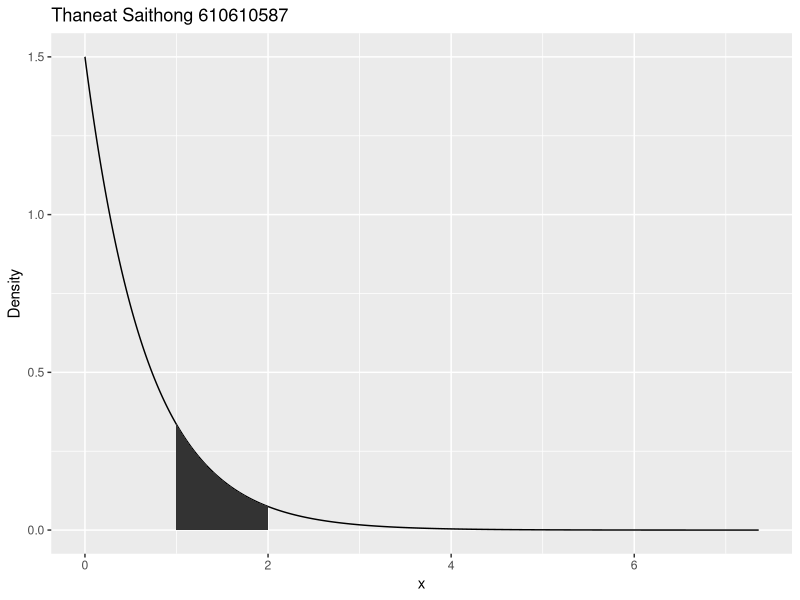

Reproduce this figure in R.
## ---- chunk 1
knitr::opts_chunk$set(echo = TRUE)
## ---- chunk 2
library(ggplot2)
## ---- chunk 3
set.seed(123)
## ---- chunk 4
randExp <- rexp(30000, rate = 1.5)
randDensity <- dexp(randExp, 1.5)
plt <- ggplot(data.frame(x = randExp, y = randDensity)) + aes(x = x, y = y) +
  geom_line() + labs(x = "x", y = "Density", title = "Thaneat Saithong 610610587")
## ---- chunk 5
sq <- seq(from = 1, to = 2, by = 0.05)
sq_df <- data.frame(x = sq, y = dexp(sq, rate = 1.5))
rng <- rbind(c(min(sq_df$x), 0), sq_df, c(max(sq_df$x), 0))
plt + geom_polygon(data = rng, aes(x = x, y = y))
## ---- chunk 6
pexp(2, rate = 1.5) - pexp(1, rate = 1.5)
